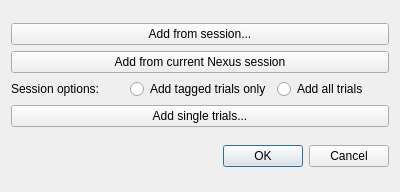
<?xml version="1.0" encoding="UTF-8"?>
<ui version="4.0">
 <class>Dialog</class>
 <widget class="QDialog" name="Dialog">
  <property name="geometry">
   <rect>
    <x>0</x>
    <y>0</y>
    <width>400</width>
    <height>192</height>
   </rect>
  </property>
  <property name="windowTitle">
   <string>Dialog</string>
  </property>
  <layout class="QVBoxLayout" name="verticalLayout">
   <item>
    <layout class="QGridLayout" name="gridLayout">
     <item row="2" column="1">
      <widget class="QRadioButton" name="radioButton">
       <property name="text">
        <string>Add tagged trials only</string>
       </property>
      </widget>
     </item>
     <item row="2" column="2">
      <widget class="QRadioButton" name="radioButton_2">
       <property name="text">
        <string>Add all trials</string>
       </property>
      </widget>
     </item>
     <item row="2" column="0">
      <widget class="QLabel" name="label">
       <property name="text">
        <string>Session options:</string>
       </property>
      </widget>
     </item>
     <item row="1" column="0" colspan="3">
      <widget class="QPushButton" name="pushButton_2">
       <property name="text">
        <string>Add from current Nexus session</string>
       </property>
      </widget>
     </item>
     <item row="3" column="0" colspan="3">
      <widget class="QPushButton" name="pushButton_3">
       <property name="text">
        <string>Add single trials...</string>
       </property>
      </widget>
     </item>
     <item row="0" column="0" colspan="3">
      <widget class="QPushButton" name="pushButton">
       <property name="text">
        <string>Add from session...</string>
       </property>
      </widget>
     </item>
    </layout>
   </item>
   <item>
    <widget class="QDialogButtonBox" name="buttonBox">
     <property name="orientation">
      <enum>Qt::Horizontal</enum>
     </property>
     <property name="standardButtons">
      <set>QDialogButtonBox::Cancel|QDialogButtonBox::Ok</set>
     </property>
    </widget>
   </item>
  </layout>
 </widget>
 <resources/>
 <connections>
  <connection>
   <sender>buttonBox</sender>
   <signal>accepted()</signal>
   <receiver>Dialog</receiver>
   <slot>accept()</slot>
   <hints>
    <hint type="sourcelabel">
     <x>248</x>
     <y>254</y>
    </hint>
    <hint type="destinationlabel">
     <x>157</x>
     <y>274</y>
    </hint>
   </hints>
  </connection>
  <connection>
   <sender>buttonBox</sender>
   <signal>rejected()</signal>
   <receiver>Dialog</receiver>
   <slot>reject()</slot>
   <hints>
    <hint type="sourcelabel">
     <x>316</x>
     <y>260</y>
    </hint>
    <hint type="destinationlabel">
     <x>286</x>
     <y>274</y>
    </hint>
   </hints>
  </connection>
 </connections>
</ui>
